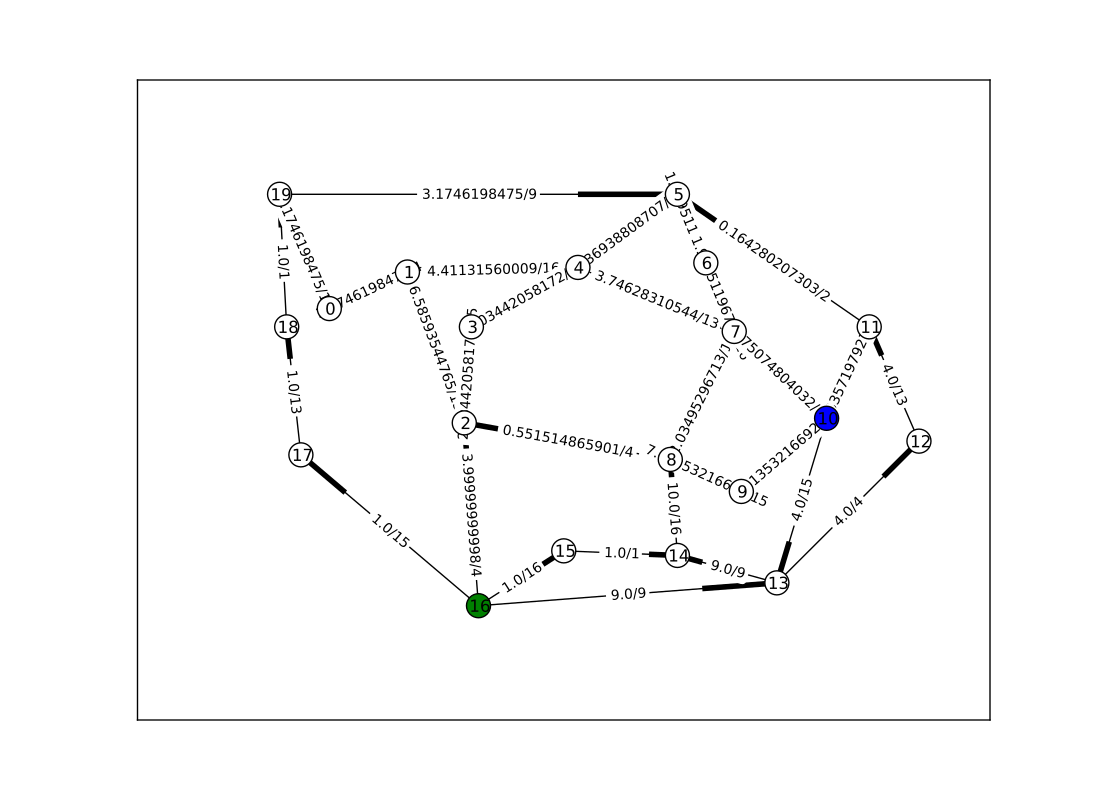

Recreate this plot in Python.
import picos as pic
import networkx as nx

#number of nodes
N=20

#Generate a graph with LCF notation (you can change the values below to obtain another graph!)
#We use this deterministic generator in order to have a constant inuput for doctest.
G=nx.LCF_graph(N,[1,3,14],5)
G=nx.DiGraph(G) #edges are bidirected

#generate edge capacities
c={}
for i,e in enumerate(G.edges()):
        c[e]=((-2)**i)%17 #an arbitrary sequence of numbers


#-------------#
#  max flow   #
#-------------#

maxflow=pic.Problem()
#source and sink nodes
s=16
t=10
#convert the capacities as a picos expression
cc=pic.new_param('c',c)

#flow variable
f={}
for e in G.edges():
        f[e]=maxflow.add_variable('f[{0}]'.format(e),1)


#flow value
F=maxflow.add_variable('F',1)

#upper bound on the flows
maxflow.add_list_of_constraints(
        [f[e]<cc[e] for e in G.edges()], #list of constraints
        [('e',2)],                       #e is a double index (start and end node of the edges)
        'edges'                          #set the index belongs to
        )
        
#flow conservation
maxflow.add_list_of_constraints(
     [   pic.sum([f[p,i] for p in G.predecessors(i)],'p','pred(i)')
      == pic.sum([f[i,j] for j in G.successors(i)],'j','succ(i)')
      for i in G.nodes() if i not in (s,t)],
        'i','nodes-(s,t)')

#source flow at s
maxflow.add_constraint(
      pic.sum([f[p,s] for p in G.predecessors(s)],'p','pred(s)') + F
      == pic.sum([f[s,j] for j in G.successors(s)],'j','succ(s)')
      )

#sink flow at t
maxflow.add_constraint(
      pic.sum([f[p,t] for p in G.predecessors(t)],'p','pred(t)')
      == pic.sum([f[t,j] for j in G.successors(t)],'j','succ(t)') + F
      )

#nonnegativity of the flows
maxflow.add_list_of_constraints(
        [f[e]>0 for e in G.edges()],    #list of constraints
        [('e',2)],                      #e is a double index (origin and desitnation of the edges)
        'edges'                         #set the index belongs to
        )

#objective
maxflow.set_objective('max',F)
        
print maxflow
maxflow.solve(verbose=0)


#display the graph
import pylab
fig=pylab.figure(figsize=(11,8))


node_colors=['w']*N
node_colors[s]='g' #source is green
node_colors[t]='b' #sink is blue


#a Layout for which the graph is planar (or use pos=nx.spring_layout(G) with another graph)
pos={
 0: (0.07, 0.7),
 1: (0.18, 0.78),
 2: (0.26, 0.45),
 3: (0.27, 0.66),
 4: (0.42, 0.79),
 5: (0.56, 0.95),
 6: (0.6,  0.8),
 7: (0.64, 0.65),
 8: (0.55, 0.37),
 9: (0.65, 0.3),
 10:(0.77, 0.46),
 11:(0.83, 0.66),
 12:(0.90, 0.41),
 13:(0.70, 0.1),
 14:(0.56, 0.16),
 15:(0.40, 0.17),
 16:(0.28, 0.05),
 17:(0.03, 0.38),
 18:(0.01, 0.66),
 19: (0, 0.95)}


nx.draw_networkx(G,pos,
                edgelist=[e for e in G.edges() if f[e].value[0]>0],
                node_color=node_colors)

                
labels={e:'{0}/{1}'.format(f[e],c[e]) for e in G.edges() if f[e].value[0]>0}
#flow label
nx.draw_networkx_edge_labels(G, pos,
                        edge_labels=labels)

#hide axis
fig.gca().axes.get_xaxis().set_ticks([])
fig.gca().axes.get_yaxis().set_ticks([])

                
pylab.show()
